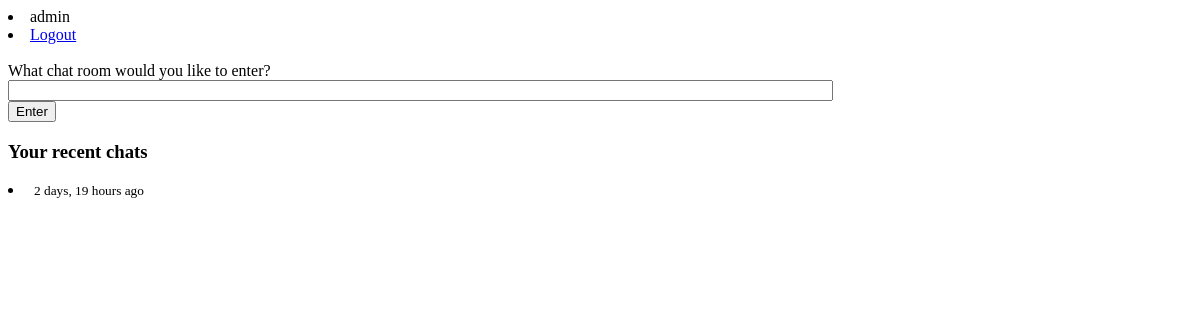
The app's page / (signed in), older data.
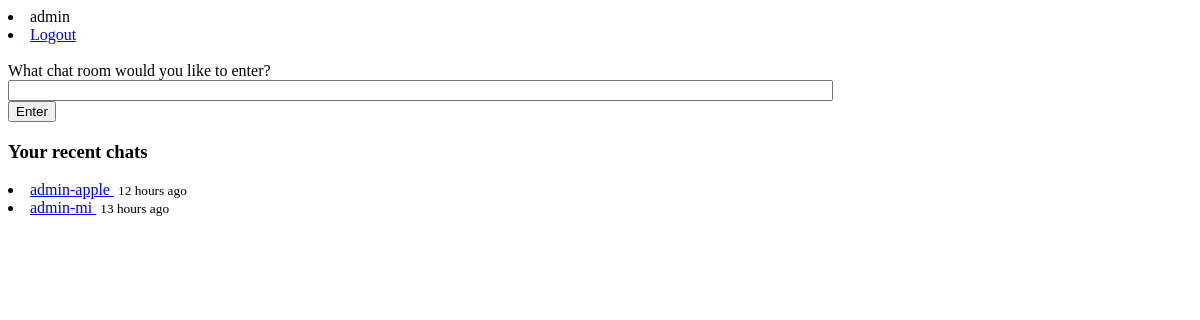
The same page, newer data.
### core/models.py (models this page shows, shortened)
class Conversation(models.Model):
	started_by = models.ForeignKey(User, on_delete = models.CASCADE)
	sent_to = models.ForeignKey(User, on_delete = models.CASCADE, related_name ='received_by')
	timestamp = models.DateTimeField(auto_now_add=True)
	chatroom = models.TextField(blank=True)
	class Meta:
		unique_together = (("started_by", "sent_to"))
	def __str__(self):
		return self.chatroom

### core/views.py (the view)
# urls.py: 2. Add a URL to urlpatterns:  path('', views.home, name='home')
@login_required
def home(request):
    recent_chats = Conversation.objects.filter(Q(started_by= request.user) | Q(sent_to = request.user)).order_by('-timestamp')
    return render(request, 'core/home.html',
        {
        'chat_by' : request.user,
        'recent_chats': recent_chats
        })

### core/templates/core/home.html (shortened to what this page needs)
{% extends "core/base.html" %}
{% load humanize %}
{% load i18n %}
 {% block content %}
<body>
    What chat room would you like to enter?<br/>
    <input id="room-name-input" type="text" size="100"/><br/>
    <input id="room-name-submit" type="button" value="Enter"/>
    <h3>Your recent chats</h3>
    {% for chat in recent_chats %}
    <li><a href="{% url 'room' chat %}"> {{ chat }} </a> &nbsp;<small>{{ chat.timestamp|naturaltime }}</small></li>
    {% endfor %}
</body>
{% endblock %}

### core/templates/core/base.html (shortened to what this page needs)
<!DOCTYPE html>
<html>
<head>
</head>
<body>
{% if user.is_authenticated %}
 <li>{{ user }}</li>
 <li><a href="{% url 'logout' %}?next=/">Logout</a></li>
 <br>
 {% block content %}
{% endblock %}
{% else %}
        <a href="{% url 'login' %}?next=/">Already have an account?</a>
        <br>
        <a href="{% url 'signup' %}">Create an account!</a>
{% endif %}
</body>
</html>

Row changes from the older to the newer data that the page shows:
removed Conversation: timestamp "2 days, 19 hours ago"
added Conversation: chatroom "admin-apple", timestamp "12 hours ago"
added Conversation: chatroom "admin-mi", timestamp "13 hours ago"
